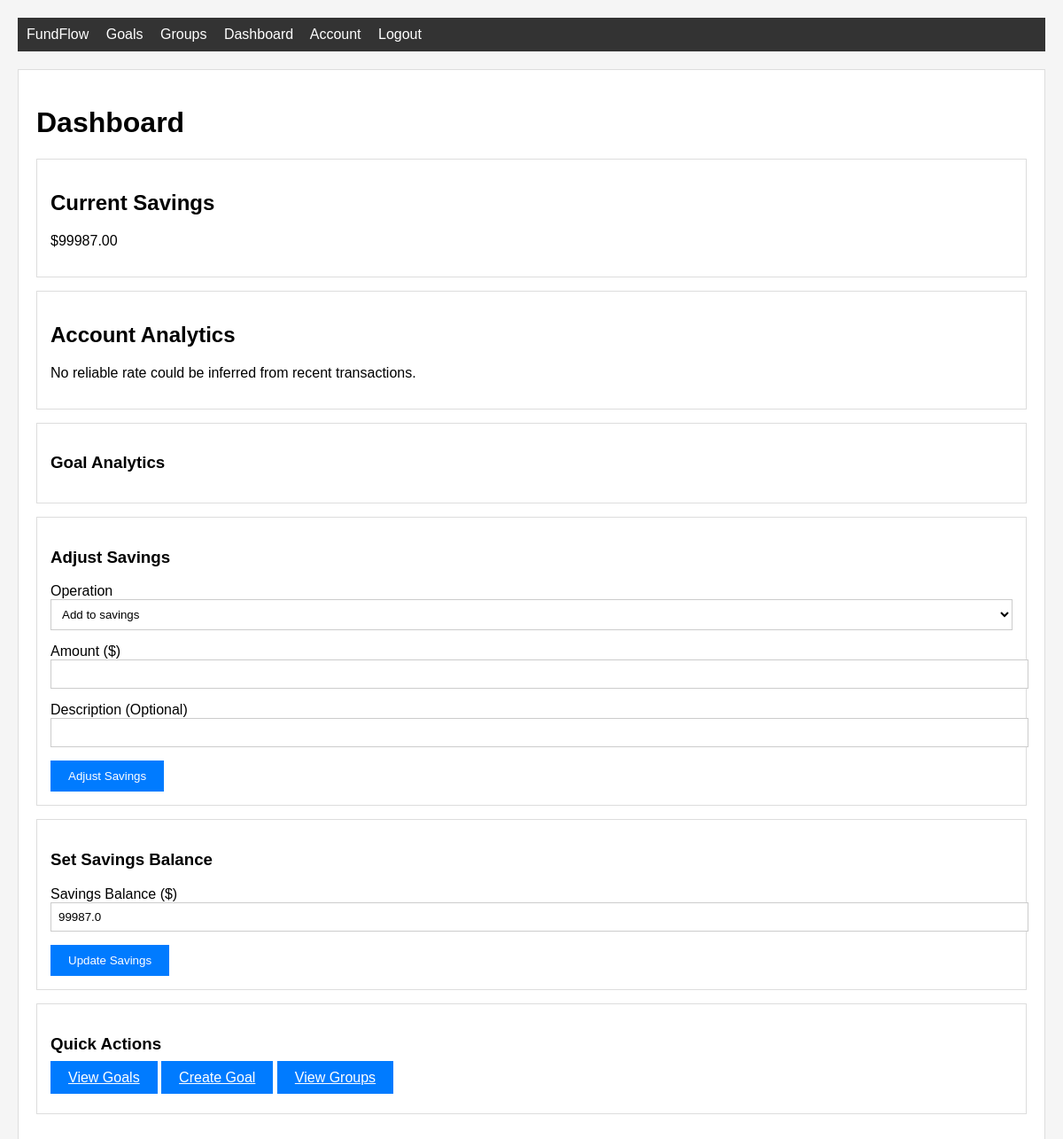
Page /dashboard (signed in) on the earlier database version.
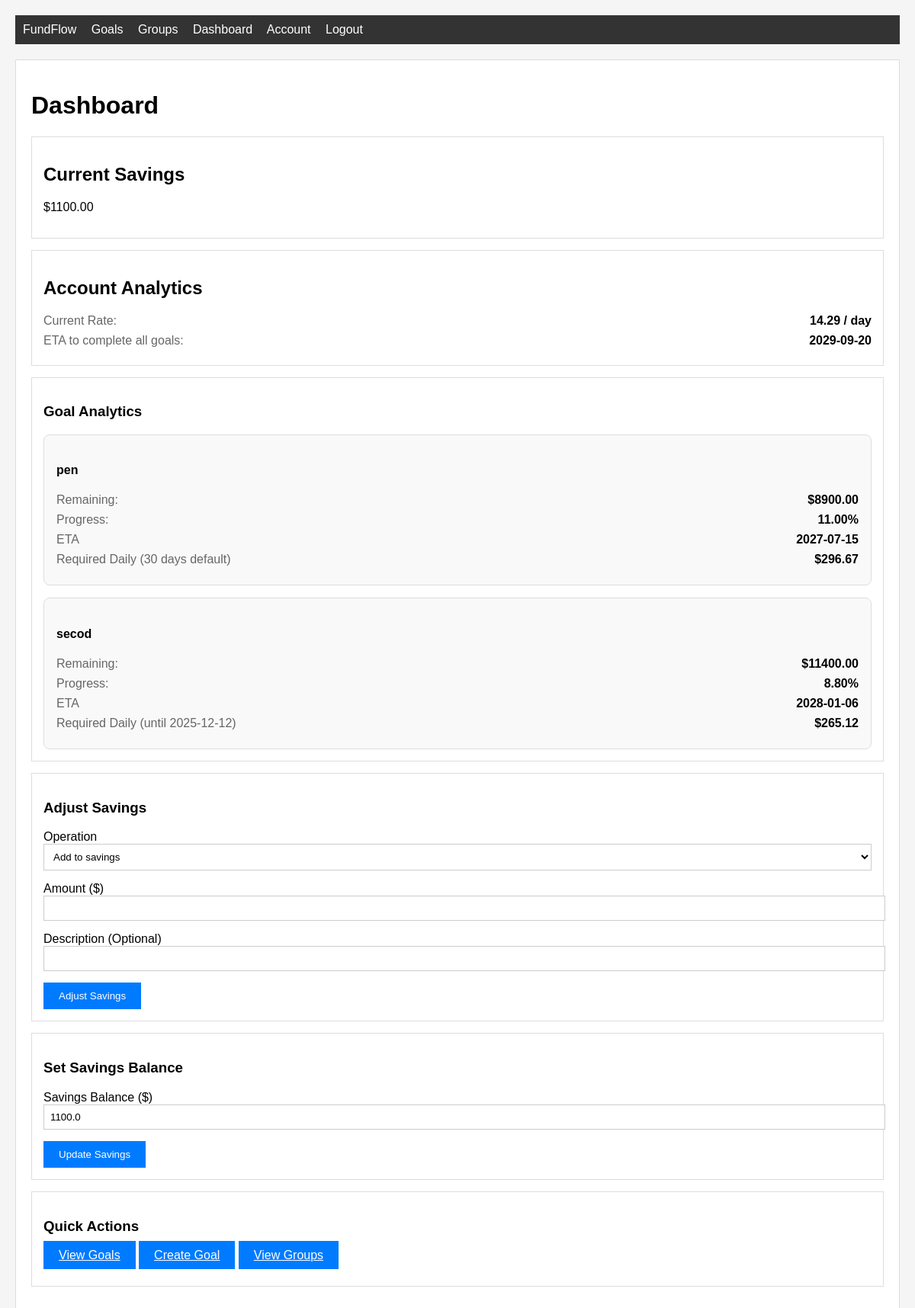
Same page on the later database version.
### home/db_models.py (models this page shows, shortened)
class User(db.Model, UserMixin):
    id = db.Column(db.Integer, primary_key=True)
    username = db.Column(db.String(20), unique=True, nullable=False)
    email = db.Column(db.String(120), unique=True, nullable=False)
    image_file = db.Column(db.String(20), nullable=False, default='default.jpg')
    password = db.Column(db.String(60), nullable=False)
    goals = db.relationship('Goal', backref='owner', lazy=True)
    savings = db.Column(db.Float, nullable=False, default=0.0)
    group_memberships = db.relationship('GroupMember', backref='user', lazy=True)
    __table_args__ = (
        CheckConstraint('savings >= 0', name='check_savings_non_negative'),
    )

class Goal(db.Model):
    id = db.Column(db.Integer, primary_key=True)
    title = db.Column(db.String(100), nullable=False)
    date_time = db.Column(db.DateTime, nullable=False, default=datetime.utcnow)
    description = db.Column(db.Text, nullable=False)
    url = db.Column(db.String(100), nullable=True)
    target_amount = db.Column(db.Float, nullable=False)
    current_amount = db.Column(db.Float, nullable=False, default=0.0)
    deadline = db.Column(db.DateTime, nullable=True)
    category = db.Column(db.String(50), nullable=True, default='savings')
    status = db.Column(db.String(20), nullable=False, default='active')
    user_id = db.Column(db.Integer, db.ForeignKey('user.id'), nullable=False)
    __table_args__ = (
        CheckConstraint('target_amount > 0', name='check_target_amount_positive'),
    )

### home/routes.py (the view)
@app.route("/dashboard")
@login_required
def dashboard():
    savings_form = UpdateSavingsForm()
    adjust_form = AdjustSavingsForm()
    if request.method == 'GET':
        savings_form.savings.data = current_user.savings or 0.0
    goal_analytics = get_user_goal_analytics(current_user.id)
    tx_movements = user_transactions_as_movements(current_user)
    overall_rate = rate_per_day(tx_movements)
    goals = Goal.query.filter_by(user_id=current_user.id, status='active').all()
    total_remaining = sum(max(0.0, float(g.target_amount) - float(current_user.savings or 0.0)) for g in goals)
    eta = estimate_eta(total_remaining, overall_rate)
    account_analytics = {
        'rate_per_day': overall_rate,
        'eta_ts': None if eta is None else int(datetime.combine(eta, datetime.min.time()).timestamp())
    }
    return render_template("dashboard.html", title="Dashboard",
                         savings_form=savings_form, adjust_form=adjust_form,
                         goal_analytics=goal_analytics, goals=goals,
                         account_analytics=account_analytics)

### home/forms.py
class UpdateSavingsForm(FlaskForm):
    savings = FloatField('Savings Balance ($)', validators=[DataRequired(), NumberRange(min=0, message='Savings cannot be negative')])
    submit = SubmitField('Update Savings')

class AdjustSavingsForm(FlaskForm):
    amount = FloatField('Amount ($)', validators=[DataRequired()])
    operation = SelectField('Operation', choices=[
        ('add', 'Add to savings'),
        ('subtract', 'Subtract from savings')
    ], validators=[DataRequired()])
    description = StringField('Description (Optional)', validators=[Optional()])
    submit = SubmitField('Adjust Savings')

### home/analysis.py (called while the page is built)
def _to_dataframe(transactions: Iterable[Dict]) -> Optional["pd.Series"]:
    if pd is None:
        return None
    df = pd.DataFrame(transactions)
    if df.empty:
        return pd.Series(dtype=float)
    if 'date' not in df.columns or 'amount' not in df.columns:
        raise ValueError("transactions must include 'date' and 'amount' keys")
    df['date'] = pd.to_datetime(df['date'])
    daily = df.set_index('date').sort_index()['amount'].resample('D').sum()
    return daily

### home/db_models.py (called while the page is built)
@login_manager.user_loader
def load_user(user_id):
    return User.query.get(int(user_id))

### home/templates/dashboard.html (shortened to what the changed rows need)
{% extends "layout.html" %}
{% block content %}
    <h1>Dashboard</h1>
    <div class="card">
        <h2>Current Savings</h2>
        <p>${{ '%.2f'|format(current_user.savings or 0) }}</p>
    </div>
    <div class="card">
        <h2>Account Analytics</h2>
        {% if account_analytics.rate_per_day %}
            <div class="analytics-details">
                <div class="analytics-row">
                    <span class="label">Current Rate:</span>
                    <span class="value">{{ '%.2f'|format(account_analytics.rate_per_day) }} / day</span>
                </div>
                <div class="analytics-row">
                    <span class="label">ETA to complete all goals:</span>
                    <span class="value">
                        {% if account_analytics.eta_ts %}
                            {{ account_analytics.eta_ts|timestamp_to_date }}
                        {% else %}
                            Can't generate ETA
                        {% endif %}
                    </span>
                </div>
            </div>
        {% else %}
            <p class="text-muted">No reliable rate could be inferred from recent transactions.</p>
        {% endif %}
    </div>
    <div class="card">
        <div class="analytics-container">
            {% for goal_id, analytics in goal_analytics.items() %}
                {% set goal = goals|selectattr('id', 'equalto', goal_id)|first %}
                {% if goal %}
                <div class="analytics-item">
                    <h4>{{ goal.title }}</h4>
                    {% if analytics.remaining > 0 %}
                    <div class="analytics-details">
                        <div class="analytics-row">
                            <span class="label">Remaining:</span>
                            <span class="value">${{ '%.2f'|format(analytics.remaining) }}</span>
                        </div>
                        <div class="analytics-row">
                            <span class="label">Progress:</span>
                            <span class="value">{{ '%.2f'|format(analytics.progress_percent) }}%</span>
                        </div>
                        <div class="analytics-row">
                            <span class="label">ETA</span>
                            <span class="value">
                                {% if analytics.eta_ts %}
                                    {{ analytics.eta_ts|timestamp_to_date }}
                                {% else %}
                                    Can't generate ETA
                                {% endif %}
                            </span>
                        </div>
                        <div class="analytics-row">
                            {% if goal.deadline %}
                                <span class="label">Required Daily (until {{ goal.deadline.strftime('%Y-%m-%d') }})</span>
                            {% else %}
                                <span class="label">Required Daily (30 days default)</span>
                            {% endif %}
                            <span class="value">
                                {% if analytics.required_daily_30 %}
                                    ${{ '%.2f'|format(analytics.required_daily_30) }}
                                {% else %}
                                    N/A
                                {% endif %}
                            </span>
                        </div>
                    </div>
                    {% else %}
                    <div class="message">
                        <h4>Sufficient Funds</h4>
                        <p>You have enough funds to complete this goal.</p>
                    </div>
                    {% endif %}
                </div>
                {% endif %}
            {% endfor %}
        </div>
    </div>
    <div class="card">
        <form method="POST" action="{{ url_for('update_savings') }}">
            <div class="form-group">
                {{ savings_form.savings.label }}
                {{ savings_form.savings(class="form-control") }}
            </div>
        </form>
    </div>
{% endblock %}

Differences in the rows shown:
changed User: savings "99987.00" → "1100.00"; savings "99987.0" → "1100.0"
added Goal: title "pen"
added Goal: title "secod", deadline "2025-12-12"
Other differences:
{{ '%.2f'|format(account_analytics.rate_per_day) }}: (not shown) → "14.29"
{{ account_analytics.eta_ts|timestamp_to_date }}: (not shown) → "2029-09-20"
text no longer shown: "No reliable rate could be inferred from recent transactions."
text now shown: "Current Rate: / day ETA to complete all goals:"
new list line: "Remaining: $ 8900.00 Progress: 11.00 % ETA 2027-07-15 Required Daily (30 days default) $ 296.67"
new list line: "Remaining: $ 11400.00 Progress: 8.80 % ETA 2028-01-06 Required Daily (until ) $ 265.12"
